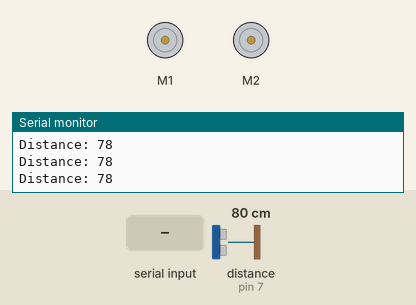
This sketch was run on a simulated Arduino Uno, built with avr-gcc and run on an emulated ATmega328P. On the bench: 2 × DC motor (green arrow = forward, orange = backward, longer = faster), the last lines printed to the serial monitor. Wiring (inferred from the names in the program): ultrasonic range finder: trigger pin 6; echo pin 7. The test bench sets the inputs (shaded band); at power-on: distance to the obstacle (sensor on pin 7) 80 cm. The echo pulse lasts 58.3 µs per cm.

Above: at 1.2 s.
1.3 s: "F" received over Serial
At 2.5 s:
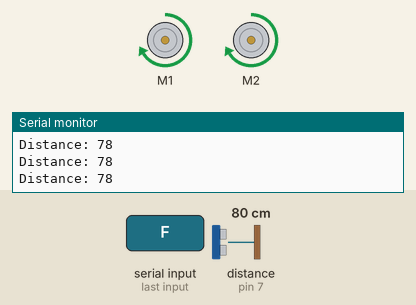
2.8 s: "B" received over Serial
At 4.0 s:
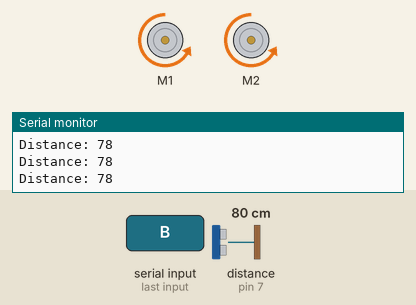
4.3 s: "L" received over Serial
At 5.5 s:
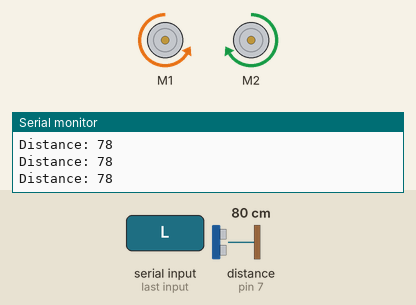
5.8 s: "R" received over Serial
At 6.9 s:
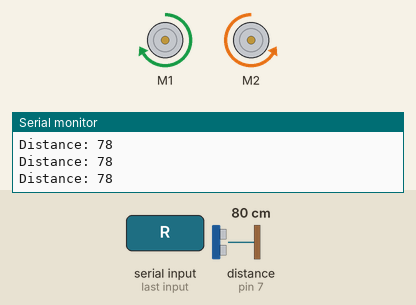
10.3 s: distance to the obstacle (sensor on pin 7) set to 13 cm
11.8 s: distance to the obstacle (sensor on pin 7) set to 10 cm
At 12.1 s:
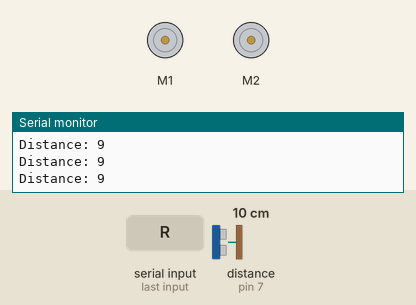
Timing chart, 0 to 14.3 s (numbered marks = the images above; inputs shaded):
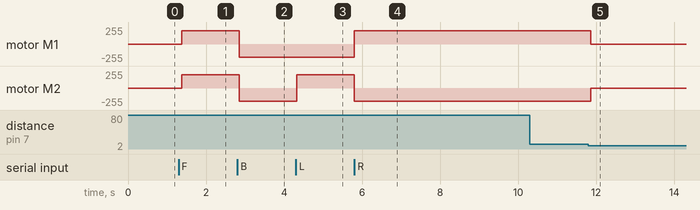

The sketch:

Obstcle.ino
```cpp
#include <AFMotor.h>  // Include the AFMotor library

// Create motor objects for M1 and M2
AF_DCMotor motor1(1);  // Motor connected to M1
AF_DCMotor motor2(2);  // Motor connected to M2

// Define ultrasonic sensor pins
const int trigPin = 6;  // Trig pin connected to digital pin 6
const int echoPin = 7;  // Echo pin connected to digital pin 7

void setup() {
  // Set ultrasonic sensor pins
  pinMode(trigPin, OUTPUT);
  pinMode(echoPin, INPUT);

  // Initialize serial communication for debugging
  Serial.begin(9600);
  Serial.println("Bluetooth Connected! Ready for commands.");

  // Set motor speed (0-255)
  motor1.setSpeed(200);
  motor2.setSpeed(200);
}

void loop() {
  // Measure distance using the ultrasonic sensor
  long distance = measureDistance();

  // Debugging: Print distance to Serial Monitor
  Serial.print("Distance: ");
  Serial.println(distance);


  // Obstacle avoidance logic
  if (distance <= 10) {
    stopMotors();

  }

  // Check for Bluetooth command
  if (Serial.available() > 0) {
    char command = Serial.read();  // Read the incoming command
    Serial.print("Received Command: ");
    Serial.println(command);

    // Motor control based on received command
    if (command == 'F') {
      moveForward();
    } else if (command == 'B') {
      moveBackward();
    } else if (command == 'L') {
      turnLeft();
    } else if (command == 'R') {
      turnRight();
    } else if (command == 'S') {
      stopMotors();
    }
  }

  // Small delay for stability
  delay(100);
}

// Function to measure distance using the ultrasonic sensor
long measureDistance() {
  digitalWrite(trigPin, LOW);
  delayMicroseconds(2);
  digitalWrite(trigPin, HIGH);
  delayMicroseconds(10);
  digitalWrite(trigPin, LOW);

  long duration = pulseIn(echoPin, HIGH);
  long distance = duration * 0.034 / 2;
  return distance;
}

// Function to move the car forward
void moveForward() {
  motor1.run(FORWARD);
  motor2.run(FORWARD);
}

// Function to move the car backward
void moveBackward() {
  motor1.run(BACKWARD);
  motor2.run(BACKWARD);
}

// Function to turn left
void turnLeft() {
  motor1.run(BACKWARD);
  motor2.run(FORWARD);
}

// Function to turn right
void turnRight() {
  motor1.run(FORWARD);
  motor2.run(BACKWARD);
}

// Function to stop the car
void stopMotors() {
  motor1.run(RELEASE);
  motor2.run(RELEASE);
}
```

Measured:
- the behaviour switches between 12 and 11 cm on distance to the obstacle (sensor on pin 7) (found by bisection; images 4 and 5)
- after the input at 1.3 s, motor M1, motor M2: stopped → forward 200/255 after 0.08 s
- after the input at 2.8 s, motor M1, motor M2: forward 200/255 → backward 200/255 after 0.05 s
- after the input at 4.3 s, motor M2: backward 200/255 → forward 200/255 at once
- after the input at 5.8 s, motor M1: backward 200/255 → forward 200/255 at once; motor M2: forward 200/255 → backward 200/255 at once
- after the input at 11.8 s, motor M1: forward 200/255 → stopped after 0.05 s; motor M2: backward 200/255 → stopped after 0.05 s
